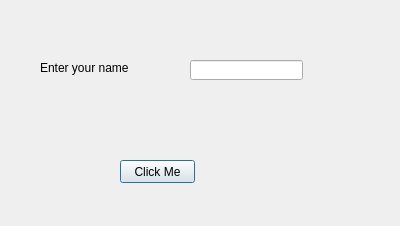
<?xml version="1.0" encoding="UTF-8"?>
<ui version="4.0">
 <class>Dialog</class>
 <widget class="QDialog" name="Dialog">
  <property name="geometry">
   <rect>
    <x>0</x>
    <y>0</y>
    <width>400</width>
    <height>226</height>
   </rect>
  </property>
  <property name="windowTitle">
   <string>Dialog</string>
  </property>
  <widget class="QLabel" name="labelEnterName">
   <property name="geometry">
    <rect>
     <x>40</x>
     <y>60</y>
     <width>101</width>
     <height>16</height>
    </rect>
   </property>
   <property name="text">
    <string>Enter your name</string>
   </property>
  </widget>
  <widget class="QLabel" name="labelMessage">
   <property name="geometry">
    <rect>
     <x>100</x>
     <y>120</y>
     <width>131</width>
     <height>16</height>
    </rect>
   </property>
   <property name="text">
    <string/>
   </property>
  </widget>
  <widget class="QLineEdit" name="lineUserName">
   <property name="geometry">
    <rect>
     <x>190</x>
     <y>60</y>
     <width>113</width>
     <height>20</height>
    </rect>
   </property>
  </widget>
  <widget class="QPushButton" name="ClickMeButton">
   <property name="geometry">
    <rect>
     <x>120</x>
     <y>160</y>
     <width>75</width>
     <height>23</height>
    </rect>
   </property>
   <property name="text">
    <string>Click Me</string>
   </property>
  </widget>
 </widget>
 <resources/>
 <connections/>
</ui>
